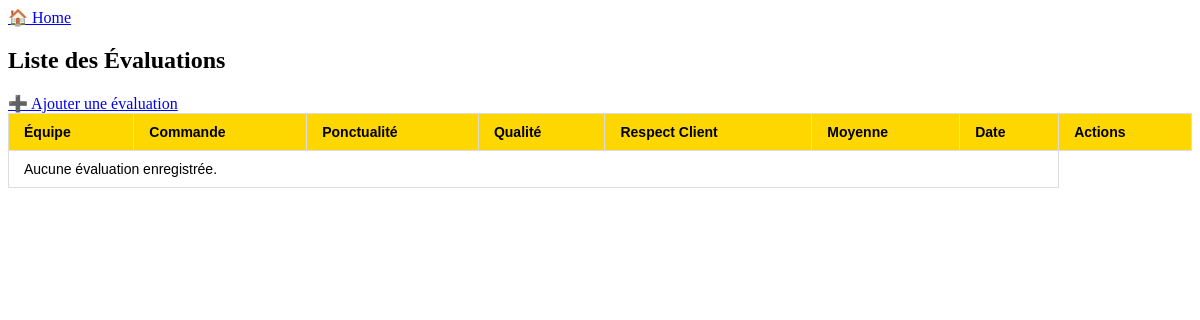
Before: /equipes/evaluations/ with the older database file.
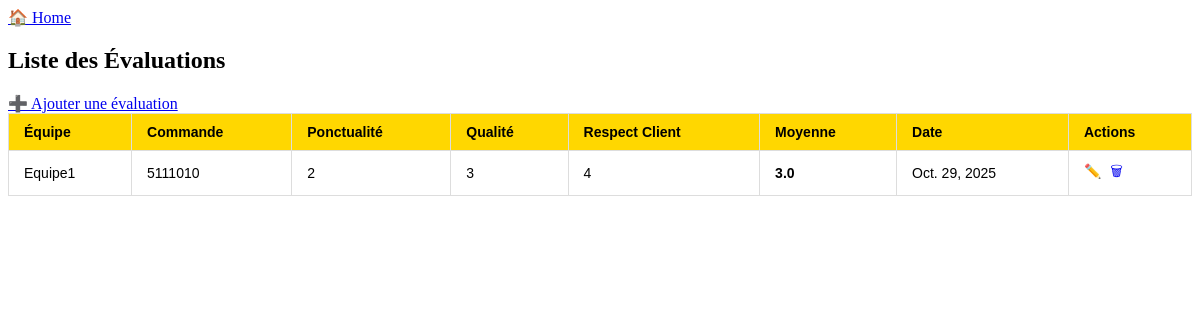
After: the same page with the newer database file.
### equipes/models.py (models this page shows, shortened)
class Evaluation(models.Model):
    affectation = models.ForeignKey('Affectation', on_delete=models.CASCADE)
    date_evaluation = models.DateField(default=timezone.now)
    ponctualite = models.IntegerField(choices=[(i, i) for i in range(1, 6)], help_text="Note de 1 à 5")
    qualite_travail = models.IntegerField(choices=[(i, i) for i in range(1, 6)], help_text="Note de 1 à 5")
    respect_client = models.IntegerField(choices=[(i, i) for i in range(1, 6)], help_text="Note de 1 à 5")
    commentaire = models.TextField(blank=True, null=True)
    @property
    def moyenne(self):
        return round((self.ponctualite + self.qualite_travail + self.respect_client) / 3, 2)

class Affectation(models.Model):
    id = models.AutoField(primary_key=True)
    franchise = models.CharField(
        max_length=100,
        choices=FRANCHISES,
        default='Trari'
    )
    equipes = models.ForeignKey(Equipes, on_delete=models.CASCADE)
    commande = models.CharField(max_length=100)  # Champ à saisir
    nombre_menuiseries = models.PositiveIntegerField(default=0)
    date_affectation = models.DateField(default=timezone.now)

class Equipes(models.Model):
    franchise = models.CharField(
        max_length=100,
        choices=FRANCHISES,
        default='Trari'
    )
    nom = models.CharField(max_length=100)
    chef_equipe = models.CharField(max_length=100)
    nombre_poseurs = models.PositiveIntegerField()
    telephone = models.CharField(max_length=20, blank=True, null=True)

### equipes/views.py (the view)
# urls.py: path('evaluations/', views.liste_evaluations, name='liste_evaluations'),
def liste_evaluations(request):
    evaluations = Evaluation.objects.select_related('affectation')
    return render(request, 'liste_evaluations.html', {'evaluations': evaluations})

### templates/liste_evaluations.html (shortened to what this page needs)
{% block content %}
<div class="container mt-4">
    <a href="{% url 'dashboard' %}" class="btn btn-secondary mb-3">🏠 Home</a>
    <h2 class="mb-3">Liste des Évaluations</h2>
    <a href="{% url 'ajouter_evaluation' %}" class="btn btn-warning mb-4">➕ Ajouter une évaluation</a>
    <table class="styled-table">
        <thead>
            <tr>
                <th>Équipe</th>
                <th>Commande</th>
                <th>Ponctualité</th>
                <th>Qualité</th>
                <th>Respect Client</th>
                <th>Moyenne</th>
                <th>Date</th>
                <th>Actions</th>
            </tr>
        </thead>
        <tbody>
            {% for ev in evaluations %}
            <tr>
                <td>{{ ev.affectation.equipes.nom }}</td>
                <td>{{ ev.affectation.commande }}</td>
                <td>{{ ev.ponctualite }}</td>
                <td>{{ ev.qualite_travail }}</td>
                <td>{{ ev.respect_client }}</td>
                <td><strong>{{ ev.moyenne }}</strong></td>
                <td>{{ ev.date_evaluation }}</td>
                <td>
                    <a href="{% url 'modifier_evaluation' ev.id %}" class="btn btn-sm btn-primary">✏️</a>
                    <a href="{% url 'supprimer_evaluation' ev.id %}" class="btn btn-sm btn-danger" onclick="return confirm('Supprimer cette evaluation ?')">🗑</a>
                </td>
            </tr>
            {% empty %}
            <tr>
                <td colspan="7" class="text-center">Aucune évaluation enregistrée.</td>
            </tr>
            {% endfor %}
        </tbody>
    </table>
</div>
{% endblock %}

### templates/liste_evaluations.html (style rules this page uses)
.styled-table { width: 100%; border-collapse: collapse; font-family: Arial, sans-serif; font-size: 14px; }
.styled-table thead tr { background-color: #FFD700; color: #000000; text-align: left; }
.styled-table th, .styled-table td { padding: 10px 15px; border: 1px solid #ddd; }
.styled-table tbody td a { margin-right: 5px; text-decoration: none; }

Changed rows visible on the page:
added Evaluation: affectation.equipes.nom "Equipe1", affectation.commande "5111010", ponctualite "2", qualite_travail "3", respect_client "4", moyenne "3.0", date_evaluation "Oct. 29, 2025"
Other visible differences:
text no longer shown: "Aucune évaluation enregistrée."
